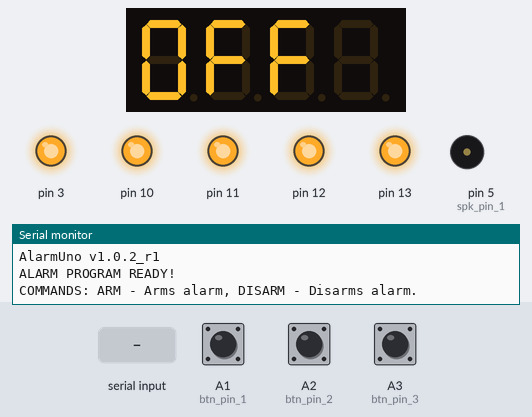
The sketch below on a simulated Arduino Uno, built with avr-gcc and run on an emulated ATmega328P. Parts: 4-digit seven-segment display, output pins drawn as LEDs (lit = HIGH), buzzer (waves = sounding), the last lines printed to the serial monitor. The inputs (shaded band) are chosen by the test bench; at power-on: A3 (btn_pin_3) HIGH, A1 (btn_pin_1) HIGH, A2 (btn_pin_2) HIGH.

Above: at 2.2 s.
2.3 s: "arm" received over Serial
At 3.4 s:
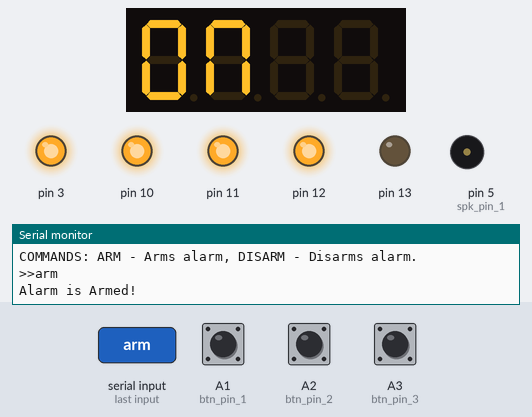
3.8 s: A3 (btn_pin_3) pulled LOW for 0.15 s
At 5.0 s:
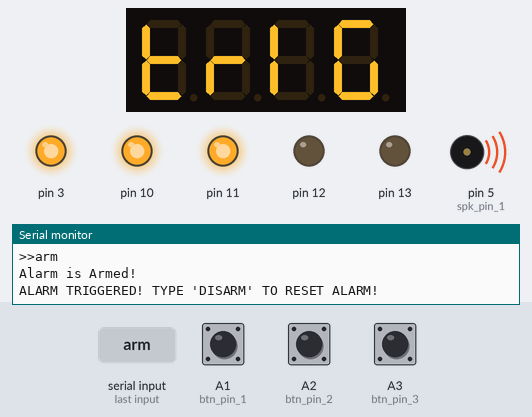
5.4 s: "DISARM" received over Serial
At 5.69 s:
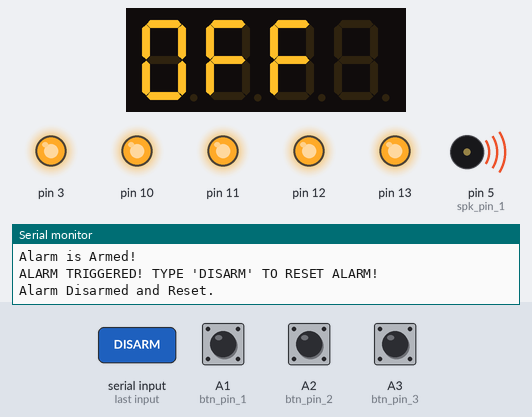
7.3 s: "disarm" received over Serial
At 7.8 s:
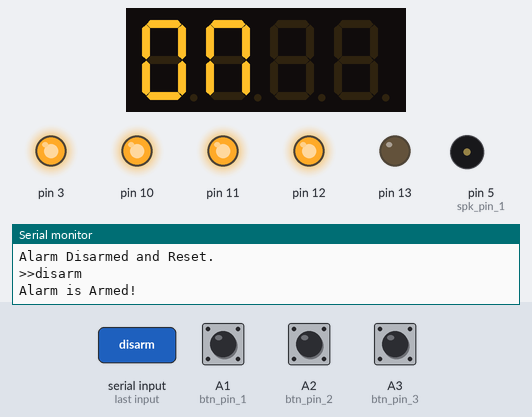
8.8 s: A3 (btn_pin_3) pulled LOW for 1 s
At 10.2 s:
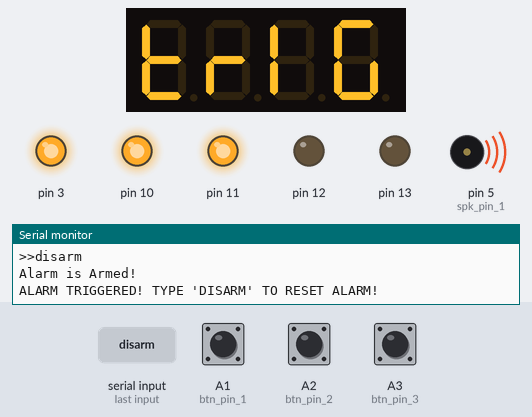
Timing chart, 0 to 12.3 s (numbered marks = the images above; inputs shaded):
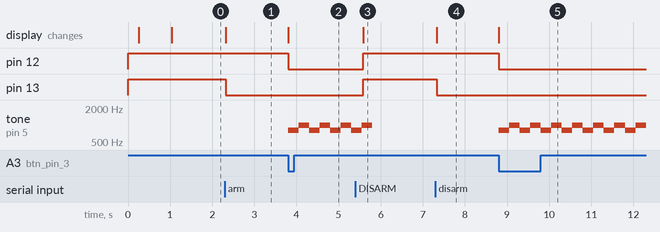

Measured:
- after the input at 2.3 s, pin 13: HIGH → LOW at once; the display: changes at once (image 1)
- after the input at 3.8 s, pin 12: HIGH → LOW at once; tone on pin 5 (spk_pin_1): alternates 1000 Hz for 0.25 s and 800 Hz for 0.25 s, starting at once; the display: changes at once (image 2)
- after the input at 5.4 s, pin 12, pin 13: LOW → HIGH after 0.18 s; the display: changes after 0.18 s (image 3)
- after the input at 7.3 s, pin 13: HIGH → LOW at once; the display: changes at once (image 4)
- after the input at 8.8 s, pin 12: HIGH → LOW at once; tone on pin 5 (spk_pin_1): alternates 1000 Hz for 0.25 s and 800 Hz for 0.25 s, starting at once; the display: changes at once (image 5)

The sketch:

AlarmUno_1.0.3_b1.ino
```cpp
// AlarmUno V1.0.2_b5
// Author: MACAULAY WOOLLEY
// Description:
// A simple alarm program with serial input. This accepts commands in the form of
// strings to be used to arm or disarm the alarm. It was adapted from the initial
// version of the code which used buttons as inputs to work with serial inputs
// from an external computer.

// Arduino IDE Libraries
#include <TimerOne.h>
#include <Wire.h>
#include <MultiFuncShield.h>
// Local Header Files
#include "MFS_Config.h"
#include "AlarmSubroutines.h"

void setup() {
  // put your setup code here, to run once:
  Serial.begin(9600);
  PinSetup_init(); Serial.println("Initializing Board Pins");
  MFShield_init();Serial.println("Initializing MFShield");
  Serial.println("Initialisation Complete! Starting Program...");
  Serial.println("AlarmUno v1.0.2_r1");
  delay(500);
  while (!Serial);
  Serial.println("ALARM PROGRAM READY!");
  Serial.println("COMMANDS: ARM - Arms alarm, DISARM - Disarms alarm.");
}
void loop() {
  ArmedCheck(flagArmed); // Checks if alarm is armed.
  if (Serial.available()){//Enables keyboard input. (input will accept any value)
    String input = ""; //Defines the input variable as a string. It also flushes the variable (see below).
    //Flushes the 'input' variable on each pass so that the input does not get mixed up with the old command.
    while (Serial.available() > 0){
      input += (char) Serial.read();
      //^ This line parses the input as a variable to be used in command execution.
      delay(5); //Delay for 5 ms so next character has time to be received.
    }
    input.trim(); //Forcefully removes /n if Serial Input contains newline.
    if(input=="arm"){
      goto ALARM_ARM;
    }
    if(input=="disarm"){
      //goto ALARM_DISARM;
    }
    else{
      //Serial.print(">>");Serial.print(input);
      Serial.println("ERROR! Please check command input.");
      goto ALARM_ERROR;
    }

    //Main Command Handler (DO NOT MODIFY!)
    ALARM_ARM:
    flagArmed=true;
    Serial.print(">>");Serial.println(input);
    Serial.println("Alarm is Armed!");
    goto ALARM_DONE;
    ALARM_DISARM:
    flagArmed=false;
    Serial.print(">>");Serial.println(input);
    Serial.println("Alarm is Disarmed.");
    goto ALARM_DONE;
    //Main Command Handler (DO NOT MODIFY!)

    ALARM_DONE:
    if(flagAlarm==true){
      flagAlarm=false;
      }
    flagState = !flagState;
    }
    ALARM_ERROR:
    if(flagArmed==true){
      CheckTrigger();
    }
}
```

AlarmSubroutines.h
```cpp
// Subroutines for use with AlarmUno Programs Only!
void ArmedCheck(bool flagArmed){
  if (flagArmed==true){
    MFS.write("ON  ");
    MFS.writeLeds(LED_1, ON);
  }
  else{
    MFS.write("OFF ");
    MFS.writeLeds(LED_1, OFF);
  }
}
void DisarmCheck(){
  String input = "";
  while (Serial.available() > 0){
    input += (char) Serial.read();
    //^ This line parses the input as a variable to be used in command execution.
    delay(5); //Delay for 5 ms so next character has time to be received.
  }
  if (input=="DISARM"){
    flagAlarm=false;
    flagArmed=false;
    Serial.println("Alarm Disarmed and Reset.");
    MFS.writeLeds(LED_1 | LED_2, OFF);
    ArmedCheck(flagArmed);
  }
}

void AlarmSounder(){
  while(flagAlarm==true){
    tone(spk_pin_1, 800, 250); // Uses pin defined for speaker component.
    DisarmCheck();
    delay(250);
    tone(spk_pin_1, 1000, 250); // Uses pin defined for speaker component.
    DisarmCheck();
    delay(250);
  }
}
void CheckTrigger(){
  btn_sta_3 = digitalRead(btn_pin_3);
  if (btn_sta_3==false){
    flagAlarm = !flagAlarm;
    MFS.write("TRIG");
    MFS.writeLeds(LED_2, ON);
    Serial.println("ALARM TRIGGERED! TYPE 'DISARM' TO RESET ALARM!");
    AlarmSounder();
  }
}
```

MFS_Config.h
```cpp
// Global Variables (Constant)
const int btn_pin_1 = A1; //Defines button A1 to variable.
const int btn_pin_2 = A2; //Defines button A2 to variable.
const int btn_pin_3 = A3; //Defines button A3 to variable.
const int spk_pin_1 = 5;  //Defines pin for external speaker component.
// Global Variables (Changing)
int btn_sta_1 = A1; //Defines button switch state variable for A1.
int btn_sta_2 = A2; //Defines button switch state variable for A2.
int btn_sta_3 = A3; //Defines button switch state variable for A3.
bool flagState = false; //Defines flagState to toggle button logic.
bool flagArmed = false; //Defines flagState to check if alarm is armed.
bool flagAlarm = false; //Defines flagState if alarm is triggered.

//Run Init Setups (Configuring pins)
void PinSetup_init(){
  // defines the input button pins to input mode.
  pinMode(btn_pin_1, INPUT); //Defines pin mode of sw_pin_1 (A1)
  pinMode(btn_pin_2, INPUT); //Defines pin mode of sw_pin_2 (A2)
  pinMode(btn_pin_3, INPUT); //Defines pin mode of sw_pin_3 (A3)
}

void MFShield_init(){
   Timer1.initialize();
   MFS.initialize(&Timer1);
   MFS.write("----");
   delay(250);
   MFS.write("BOOT");
   delay(250);
}
```
